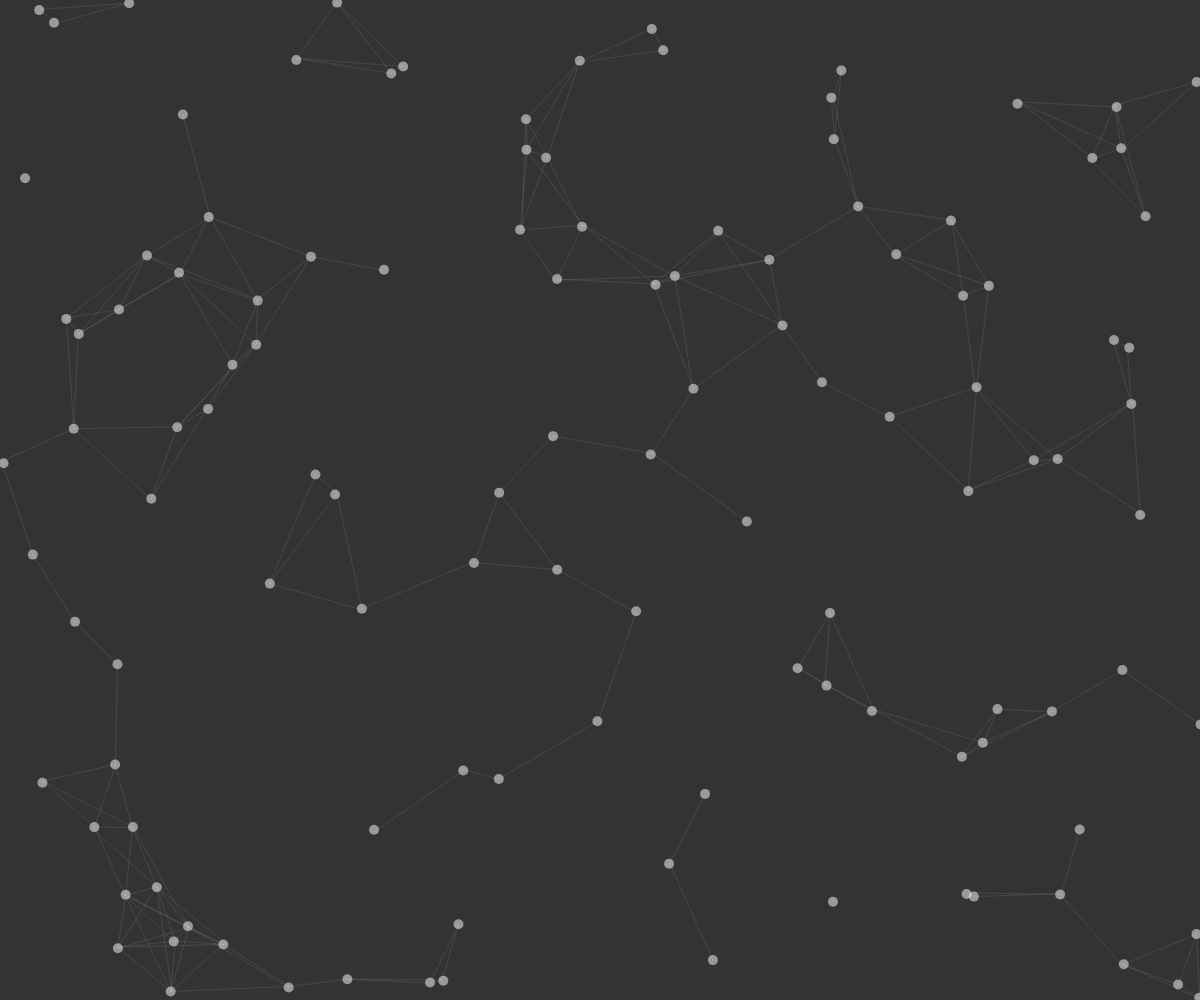
Frame 1 (no input)
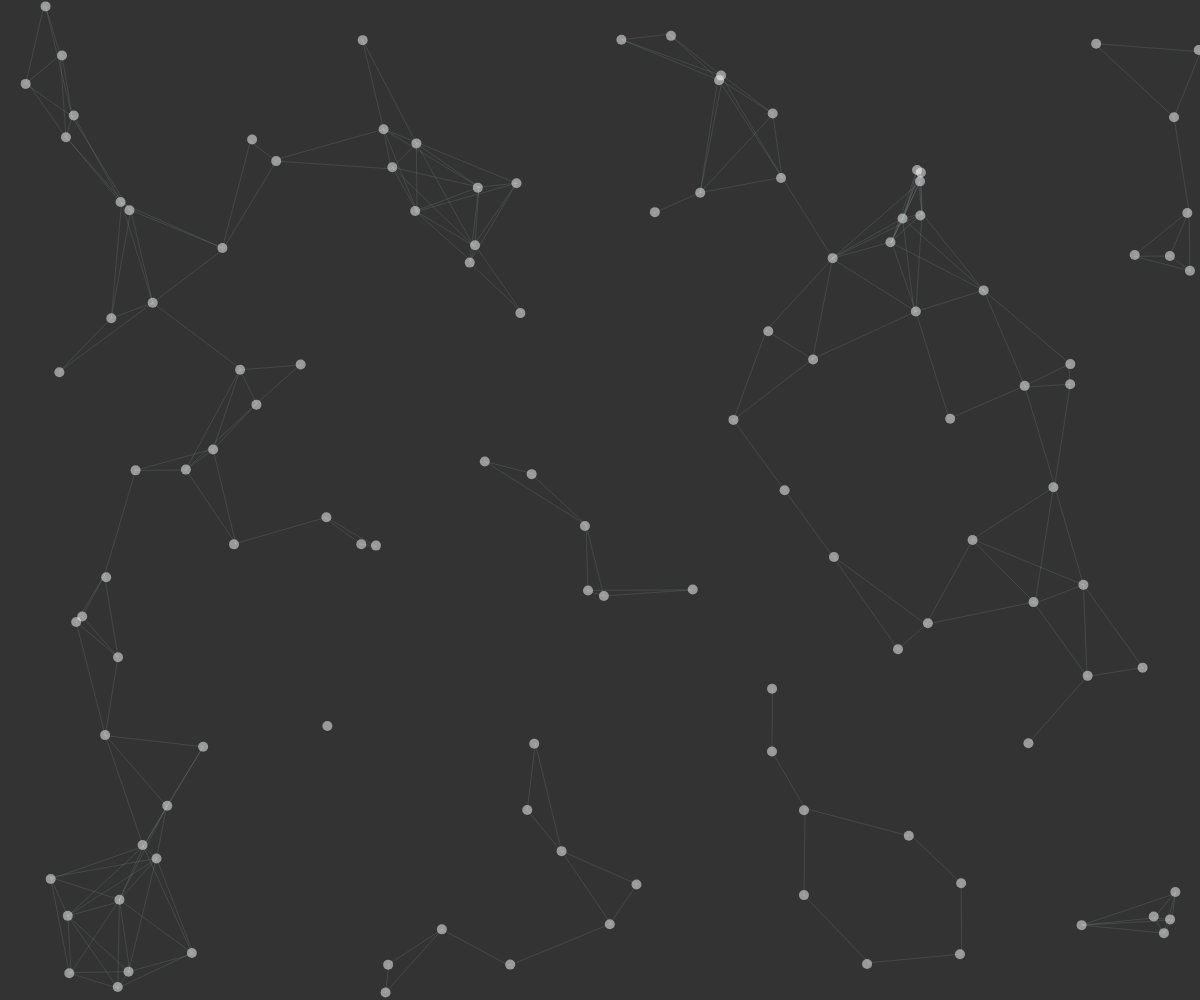
Frame 60 (no input)
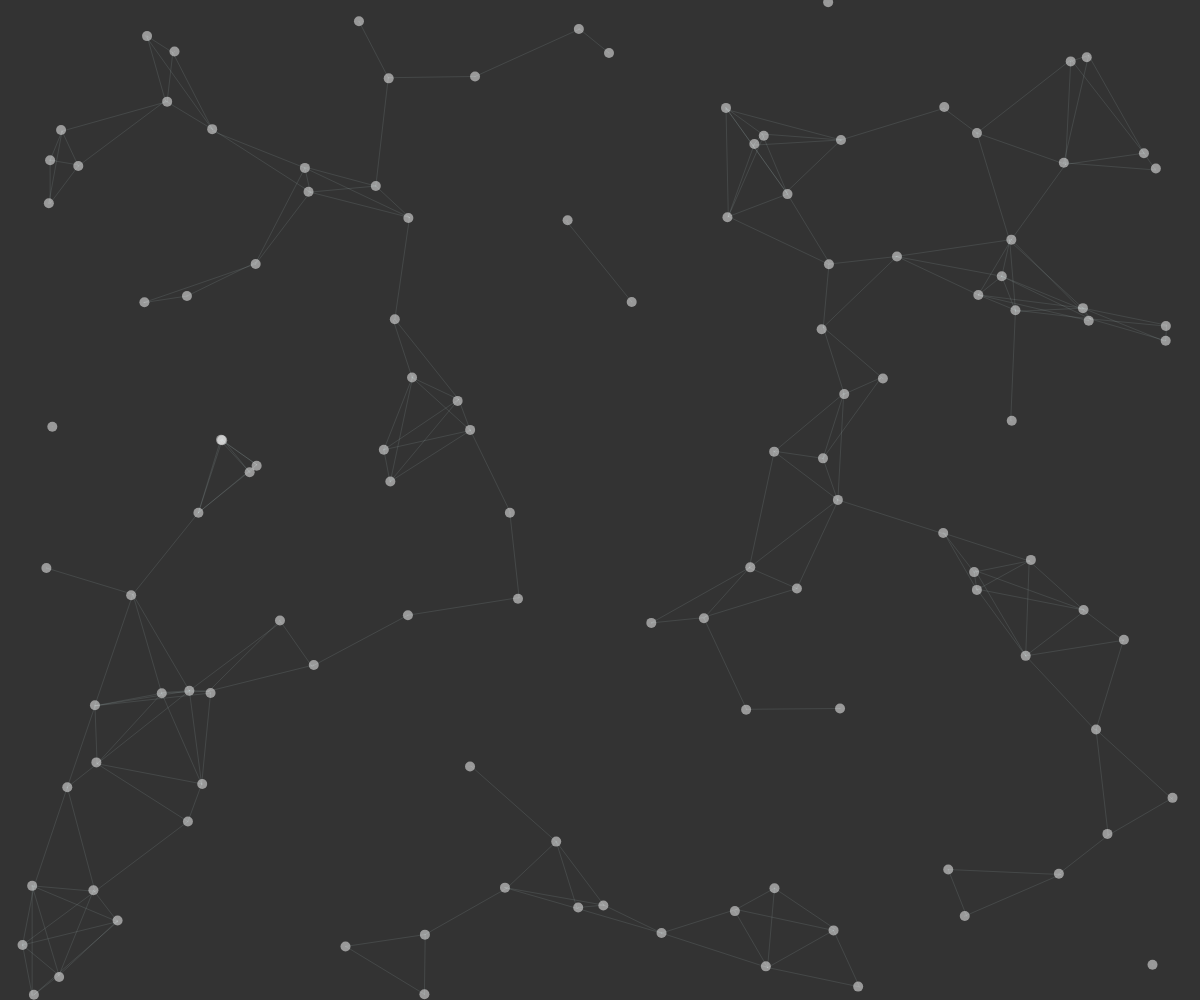
Frame 120 (the mouse pressed at the canvas centre since frame 60)

The p5.js sketch that drew these frames (run headless with seeded random() and noise() and a simulated clock; from frame 60 on, the mouse is pressed at the canvas centre):

// p5.js sketch
// ── sketch.js
// Array of particles
const particles = [];

// Particle class
class Particle {
  constructor() {
    // Position
    this.pos = createVector(random(width), random(height));
    // Velocity
    this.vel = createVector(random(-2, 2), random(-2, 2));
    // Size
    this.size = 10;
  }

  update() {
    this.pos.add(this.vel); // Alternative -> this.pos += this.vel
    this.edges(); // Check for edge boundaries
  }

  display() {
    noStroke();
    fill("rgba(255, 255, 255, 0.5)");
    circle(this.pos.x, this.pos.y, this.size);
  }

  edges() {
    if (this.pos.x < 0 || this.pos.x > width) {
      this.vel.x *= -1;
    }
    if (this.pos.y < 0 || this.pos.y > height) {
      this.vel.y *= -1;
    }
  }

  checkParticles(particles) {
    particles.forEach(particle => {
      const d = dist(this.pos.x, this.pos.y, particle.pos.x, particle.pos.y);
      if (d < 120) {
        stroke("rgba(225, 255, 255, 0.1)");
        line(this.pos.x, this.pos.y, particle.pos.x, particle.pos.y);
      }
    });
  }
}

function setup() {

  frameRate(60);
  createCanvas(window.innerWidth, window.innerHeight);

  const particlesLength = Math.floor(window.innerWidth / 10);

  for (let i = 0; i < particlesLength; i++) {
    particles.push(new Particle());
  }
}

function draw() {
  background(51);
  particles.forEach((p, index) => {
    p.update();
    p.display();
    p.checkParticles(particles.slice(index));
  });
}
